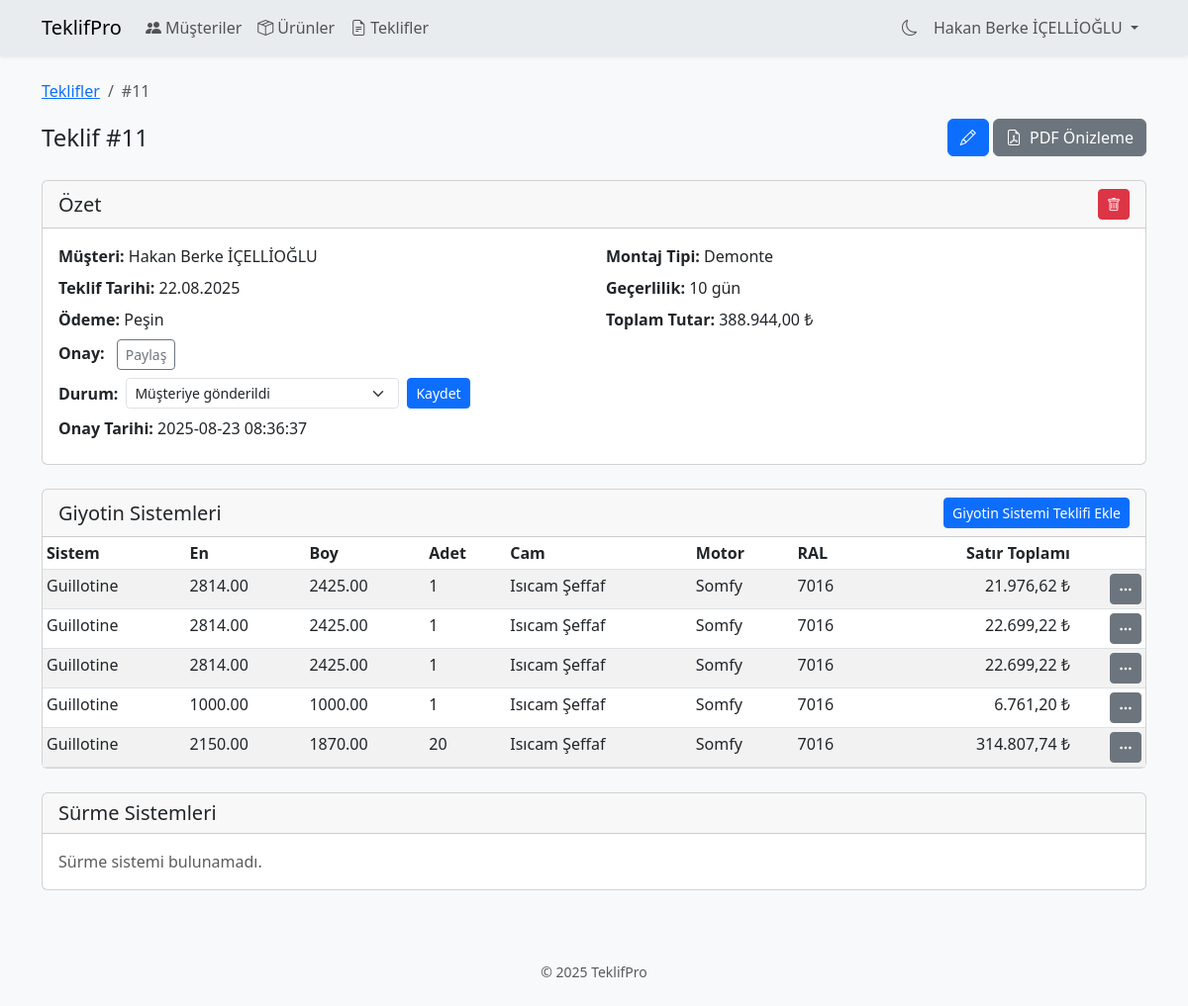
The page /quotation_view.php?id=11 (signed in) on the database as committed earlier.
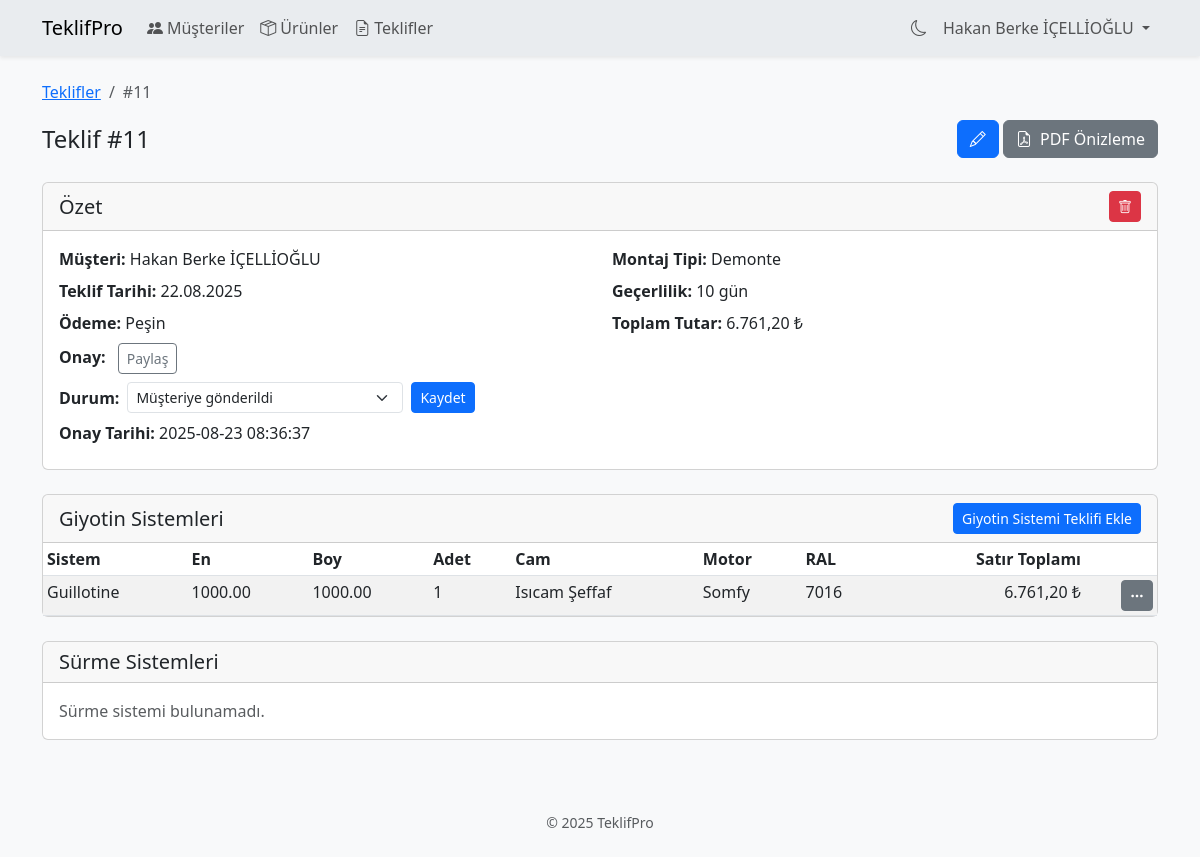
The same page on the database as committed later.
### tables this page shows
CREATE TABLE `generaloffers` (
  `id` int(11) NOT NULL,
  `quote_no` varchar(50) DEFAULT NULL,
  `customer_id` int(11) DEFAULT NULL,
  `company_id` int(11) DEFAULT NULL,
  `offer_date` date DEFAULT NULL,
  `assembly_type` varchar(100) DEFAULT NULL,
  `delivery_time` varchar(100) DEFAULT NULL,
  `payment_method` varchar(100) DEFAULT NULL,
  `validity_days` int(11) DEFAULT NULL,
  `installment_term` varchar(100) DEFAULT NULL,
  `payment_type` enum('cash','installment') NOT NULL DEFAULT 'cash',
  `term_months` int(11) DEFAULT NULL,
  `interest_mode` enum('percent','fixed') DEFAULT NULL,
  `interest_value` decimal(12,2) DEFAULT NULL,
  `interest_amount` decimal(12,2) DEFAULT NULL,
  `total_with_interest` decimal(12,2) DEFAULT NULL,
  `monthly_installment` decimal(12,2) DEFAULT NULL,
  `grace_days` int(11) DEFAULT 0,
  `payment_term` varchar(100) DEFAULT NULL,
  `offer_validity` varchar(100) DEFAULT NULL,
  `maturity_period` varchar(100) DEFAULT NULL,
  `discount_rate` decimal(5,2) DEFAULT NULL,
  `discount_amount` decimal(10,2) DEFAULT NULL,
  `vat_rate` decimal(5,2) DEFAULT NULL,
  `vat_amount` decimal(10,2) DEFAULT NULL,
  `total_amount` decimal(15,2) DEFAULT NULL,
  `profit_percent` decimal(5,2) DEFAULT NULL,
  `profit_amount` decimal(15,2) DEFAULT NULL,
  `status` varchar(20) NOT NULL DEFAULT 'pending',
  `approval_token` varchar(64) DEFAULT NULL,
  `approved_at` datetime DEFAULT NULL,
  `note` text DEFAULT NULL
);

CREATE TABLE `customers` (
  `id` int(11) NOT NULL,
  `first_name` varchar(255) NOT NULL,
  `last_name` varchar(255) DEFAULT NULL,
  `company_name` varchar(255) DEFAULT NULL,
  `company` varchar(255) DEFAULT NULL,
  `email` varchar(255) DEFAULT NULL,
  `phone` varchar(50) DEFAULT NULL,
  `address` text DEFAULT NULL,
  `tax_number` varchar(255) DEFAULT NULL,
  `tax_office` varchar(255) DEFAULT NULL,
  `city` varchar(255) DEFAULT NULL,
  `country` varchar(255) DEFAULT NULL,
  `notes` text DEFAULT NULL
);

CREATE TABLE `guillotinesystems` (
  `id` int(11) NOT NULL,
  `general_offer_id` int(11) DEFAULT NULL,
  `system_type` varchar(100) DEFAULT NULL,
  `width` decimal(10,2) DEFAULT NULL,
  `height` decimal(10,2) DEFAULT NULL,
  `quantity` int(11) DEFAULT NULL,
  `motor_system` varchar(100) DEFAULT NULL,
  `remote_quantity` int(11) DEFAULT NULL,
  `ral_code` varchar(50) DEFAULT NULL,
  `glass_type` varchar(100) DEFAULT NULL,
  `glass_color` varchar(50) DEFAULT NULL,
  `profit_margin` decimal(5,2) DEFAULT NULL,
  `profit_rate` decimal(5,2) DEFAULT NULL,
  `profit_amount` decimal(10,2) DEFAULT NULL,
  `total_amount` decimal(15,2) DEFAULT NULL
);

### bootstrap.php (called while the page is built, shortened)
<?php
if (!defined('BOOTSTRAP_LOADED')) {
    function tr_money(float $v): string
    {
        return number_format($v, 2, ',', '.');
    }
}

### quotation_view.php (the view, shortened to what the rows shown need)
<?php
require __DIR__ . '/header.php';
require __DIR__ . '/components/page_header.php';
require_once __DIR__ . '/test.php';
function e(?string $v): string
{
    return htmlspecialchars($v ?? '', ENT_QUOTES, 'UTF-8');
}
$assemblyTypes = [
    'demonte' => 'Demonte',
    'musteri' => 'Müşteri Montajlı',
    'bayi'    => 'Bayi Montajlı',
];
$paymentLabels = [
    'cash'          => 'Peşin',
    'bank_transfer' => 'Havale/EFT',
    'credit_card'   => 'Kredi Kartı',
    'installment'   => 'Taksitli',
    'other'         => 'Diğer',
];
$statusLabels = [
    'draft'     => 'Taslak (müşteriye gitmedi)',
    'sent'      => 'Müşteriye gönderildi',
    'accepted'  => 'Müşteri onayladı',
    'rejected'  => 'Müşteri reddetti',
    'expired'   => 'Geçerlilik tarihi geçti',
    'cancelled' => 'Siz iptal ettiniz (revize edilmeyecek)',
];
$id = filter_input(INPUT_GET, 'id', FILTER_VALIDATE_INT);
$error = null;
try {
    $stmt = $pdo->prepare('
        SELECT g.*, c.first_name, c.last_name, c.company AS customer_company, co.name AS company_name
        FROM generaloffers g
        JOIN customers c ON g.customer_id = c.id
        LEFT JOIN company co ON g.company_id = co.id
        WHERE g.id = :id
    ');
    $stmt->execute([':id' => $id]);
    $offer = $stmt->fetch(PDO::FETCH_ASSOC);
} catch (Exception $e) {
    $error = 'Teklif verileri alınamadı.';
    $debug = $e->getMessage();
    $offer = null;
}
$approveUrl = '';
if (!empty($offer['approval_token'])) {
    $scheme = (!empty($_SERVER['HTTPS']) && $_SERVER['HTTPS'] !== 'off') ? 'https' : 'http';
    $host   = $_SERVER['HTTP_HOST'] ?? '';
    $approveUrl = $host ? $scheme . '://' . $host . '/public/approve.php?token=' . urlencode($offer['approval_token']) : '';
}
$guillotines = [];
if (!$error) {
    try {
        $gStmt = $pdo->prepare('SELECT id, system_type, width, height, quantity, motor_system, remote_quantity, ral_code, glass_type, glass_color, profit_margin, total_amount FROM guillotinesystems WHERE general_offer_id = :id');
        $gStmt->execute([':id' => $id]);
        $guillotines = $gStmt->fetchAll();
    } catch (Exception $e) {
        $error = 'Giyotin sistemi verileri alınamadı.';
        $debug = $e->getMessage();
    }
}
$totalAmount = 0;
foreach ($guillotines as $g) {
    $totalAmount += (float)$g['total_amount'];
}
$totalFormatted = tr_money($totalAmount) . ' ₺';
$assemblyLabel = $assemblyTypes[$offer['assembly_type']] ?? 'Bilinmiyor';
?>
<nav aria-label="breadcrumb" class="mb-3">
    <ol class="breadcrumb">
        <li class="breadcrumb-item"><a href="quotations.php">Teklifler</a></li>
        <li class="breadcrumb-item active" aria-current="page">#<?= e((string)$offer['id']) ?></li>
    </ol>
</nav>
<div class="card mb-4">
    <div class="card-body">
        <div class="row">
            <div class="col-md-6">
                <div class="mb-2"><strong>Müşteri:</strong> <?= e(trim($offer['first_name'] . ' ' . $offer['last_name'])) ?></div>
                <div class="mb-2"><strong>Teklif Tarihi:</strong> <?= e(date('d.m.Y', strtotime($offer['offer_date']))) ?></div>
                <?php if (!empty($offer['payment_method'])): ?>
                    <div class="mb-2"><strong>Ödeme:</strong> <?= e($paymentLabels[$offer['payment_method']] ?? $offer['payment_method']) ?></div>
                <?php endif; ?>
                <?php if ($approveUrl): ?>
                    <div class="mb-2">
                        <strong>Onay:</strong>
                        <button type="button"
                            class="btn btn-sm btn-outline-secondary share-btn ms-2"
                            data-url="<?= e($approveUrl) ?>">
                        </button>
                    </div>
                <?php endif; ?>
                <div class="mb-2">
                    <?php if ($role === 'admin'): ?>
                        <form method="post" class="d-flex align-items-center gap-2">
                            <label class="form-label mb-0"><strong>Durum:</strong></label>
                            <select name="status" class="form-select form-select-sm w-auto">
                                <?php foreach ($statusLabels as $code => $label): ?>
                                    <option value="<?= e($code) ?>" <?= $offer['status'] === $code ? 'selected' : '' ?>><?= e($label) ?></option>
                                <?php endforeach; ?>
                            </select>
                            <button type="submit" class="btn btn-sm btn-primary">Kaydet</button>
                        </form>
                    <?php else: ?>
                        <strong>Durum:</strong> <?= e($statusLabels[$offer['status']] ?? $offer['status']) ?>
                    <?php endif; ?>
                </div>
                <?php if (!empty($offer['approved_at'])): ?>
                    <div class="mb-2"><strong>Onay Tarihi:</strong> <?= e($offer['approved_at']) ?></div>
                <?php endif; ?>
            </div>
            <div class="col-md-6">
                <div class="mb-2"><strong>Montaj Tipi:</strong> <?= e($assemblyLabel) ?></div>
                <?php if (!empty($offer['validity_days'])): ?>
                    <div class="mb-2"><strong>Geçerlilik:</strong> <?= (int)$offer['validity_days'] ?> gün</div>
                <?php endif; ?>
                <div class="mb-2"><strong>Toplam Tutar:</strong> <?= e($totalFormatted) ?></div>
            </div>
        </div>
    </div>
</div>
<div class="card mb-4">
    <div class="card-body p-0">
        <?php if ($guillotines): ?>
            <div class="table-responsive">
                <table class="table table-sm table-striped mb-0">
                    <thead>
                        <tr>
                            <th>Sistem</th>
                            <th>En</th>
                            <th>Boy</th>
                            <th>Adet</th>
                            <th>Cam</th>
                            <th>Motor</th>
                            <th>RAL</th>
                            <th class="text-end">Satır Toplamı</th>
                            <th></th>
                        </tr>
                    </thead>
                    <tbody>
                        <?php foreach ($guillotines as $g): ?>
                            <tr>
                                <td><?= e($g['system_type']) ?></td>
                                <td><?= e($g['width']) ?></td>
                                <td><?= e($g['height']) ?></td>
                                <td><?= e($g['quantity']) ?></td>
                                <td><?= e(trim($g['glass_type'] . ' ' . $g['glass_color'])) ?></td>
                                <td><?= e($g['motor_system']) ?></td>
                                <td><?= e($g['ral_code']) ?></td>
                                <td class="text-end"><?= e(number_format((float)$g['total_amount'], 2, ',', '.')) ?> ₺</td>
                                <td class="text-end">
                                    <div class="dropdown position-static">
                                        <button class="btn btn-sm btn-secondary"
                                            type="button"
                                            data-bs-toggle="dropdown"
                                            data-bs-display="static"
                                            aria-expanded="false">
                                            <i class="bi bi-three-dots"></i>
                                        </button>
                                    </div>
                                </td>
                            </tr>
                        <?php endforeach; ?>
                    </tbody>
                </table>
            </div>
        <?php else: ?>
            <div class="p-3 text-muted">Giyotin sistemi bulunamadı.</div>
        <?php endif; ?>
    </div>
</div>
<?php require __DIR__ . '/footer.php'; ?>

Rows that differ between the two databases and show on the page:
removed guillotinesystems: system_type "Guillotine", width "2814.00", height "2425.00", quantity "1", glass_type+glass_color "Isıcam Şeffaf", motor_system "Somfy", ral_code "7016", total_amount "21.976,62"
removed guillotinesystems: system_type "Guillotine", width "2814.00", height "2425.00", quantity "1", glass_type+glass_color "Isıcam Şeffaf", motor_system "Somfy", ral_code "7016", total_amount "22.699,22"
removed guillotinesystems: system_type "Guillotine", width "2814.00", height "2425.00", quantity "1", glass_type+glass_color "Isıcam Şeffaf", motor_system "Somfy", ral_code "7016", total_amount "22.699,22"
removed guillotinesystems: system_type "Guillotine", width "2150.00", height "1870.00", quantity "20", glass_type+glass_color "Isıcam Şeffaf", motor_system "Somfy", ral_code "7016", total_amount "314.807,74"
Other text that changed with them:
$totalFormatted: "388.944,00 ₺" → "6.761,20 ₺"
